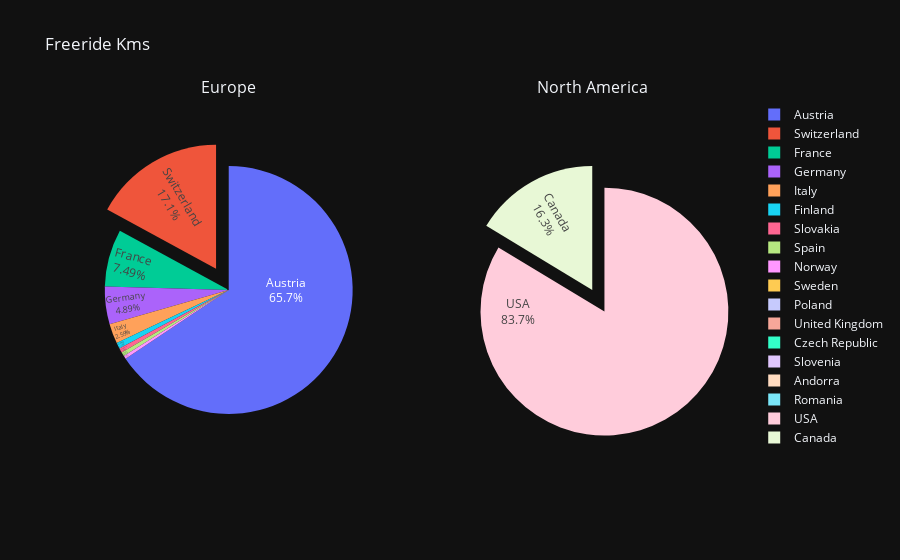

Notebook code for this chart:
### Code cell
fig = make_subplots(rows=1, cols=2, specs=[[{'type':'pie'}, {'type':'pie'}]],subplot_titles=['Europe', 'North America'])

fig.add_trace(go.Pie(labels = EU['Country'], values=EU['Freeride Kms']),1,1)
fig.update_traces(textposition='inside', textinfo='percent+label',insidetextorientation='radial',pull=[0.2, 0, 0, 0,0,0,0,0,0,0,0,0,0])

fig.add_trace(go.Pie(labels = NA['Country'], values=NA['Freeride Kms']),1,2)
fig.update_traces(textposition='inside', textinfo='percent+label',insidetextorientation='radial',pull=[0, 0.2])

fig.update_layout(title_text='Freeride Kms',template = 'plotly_dark')

### Figure 1 — Plotly figure (JSON) as saved in the notebook; plotly's stock layout.template omitted (floating-point values rounded to 4 significant figures; data arrays with more than 128 entries replaced by an {"elided": "..."} marker saying what was removed)
{"data": [{"domain": {"x": [0, 0.45], "y": [0, 1]}, "insidetextorientation": "radial", "labels": {"elided": "2492 str values"}, "pull": [0, 0.2], "textinfo": "percent+label", "textposition": "inside", "type": "pie", "values": {"elided": "2492 float values"}}, {"domain": {"x": [0.55, 1], "y": [0, 1]}, "insidetextorientation": "radial", "labels": {"elided": "662 str values"}, "pull": [0, 0.2], "textinfo": "percent+label", "textposition": "inside", "type": "pie", "values": {"elided": "662 float values"}}], "layout": {"annotations": [{"font": {"size": 16}, "showarrow": false, "text": "Europe", "x": 0.225, "xanchor": "center", "xref": "paper", "y": 1, "yanchor": "bottom", "yref": "paper"}, {"font": {"size": 16}, "showarrow": false, "text": "North America", "x": 0.775, "xanchor": "center", "xref": "paper", "y": 1, "yanchor": "bottom", "yref": "paper"}], "title": {"text": "Freeride Kms"}}}
